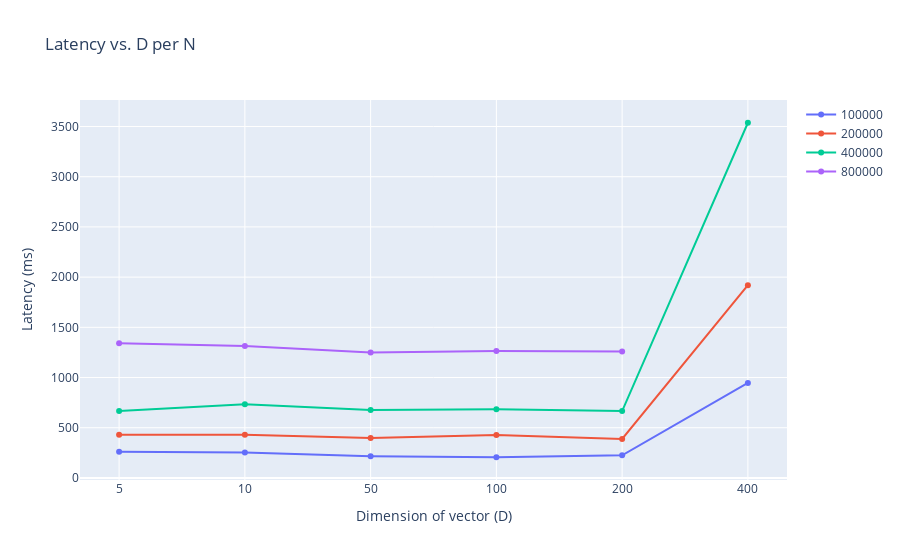

Notebook source saved alongside this figure:
### Code cell
# x-axis: D
# y-axis: latency
# per: N
# fixed: k = 4

latency_dict = {}

k = 4
for N in N_values:
    x_values = []
    y_values = []
    for D in D_values:
        key = get_key(N, D, K)
        if key in latency_values:
            x_values.append(D)
            y_values.append(latency_values[key])
    if len(x_values) > 0:
        latency_dict[N] = (x_values, y_values)

generate_plot('Latency vs. D per N', 'Dimension of vector (D)', latency_dict)

### Figure 1 — Plotly figure (JSON) as saved in the notebook; plotly's stock layout.template omitted (floating-point values rounded to 4 significant figures)
{"data": [{"mode": "lines+markers", "name": "100000", "type": "scatter", "x": ["5", "10", "50", "100", "200", "400"], "y": [261.4, 252.3, 216.3, 206.0, 225.9, 945.9]}, {"mode": "lines+markers", "name": "200000", "type": "scatter", "x": ["5", "10", "50", "100", "200", "400"], "y": [429.7, 429.2, 398.9, 426.4, 388.9, 1920.0]}, {"mode": "lines+markers", "name": "400000", "type": "scatter", "x": ["5", "10", "50", "100", "200", "400"], "y": [667.9, 735.0, 675.6, 684.1, 666.3, 3538.0]}, {"mode": "lines+markers", "name": "800000", "type": "scatter", "x": ["5", "10", "50", "100", "200"], "y": [1341.0, 1313.0, 1250.0, 1264.0, 1260.0]}], "layout": {"autosize": true, "title": {"text": "Latency vs. D per N"}, "xaxis": {"autorange": true, "range": [-0.2992, 5.299], "title": {"text": "Dimension of vector (D)"}, "type": "category"}, "yaxis": {"autorange": true, "range": [-68.95, 3813.0], "title": {"text": "Latency (ms)"}, "type": "linear"}}}
